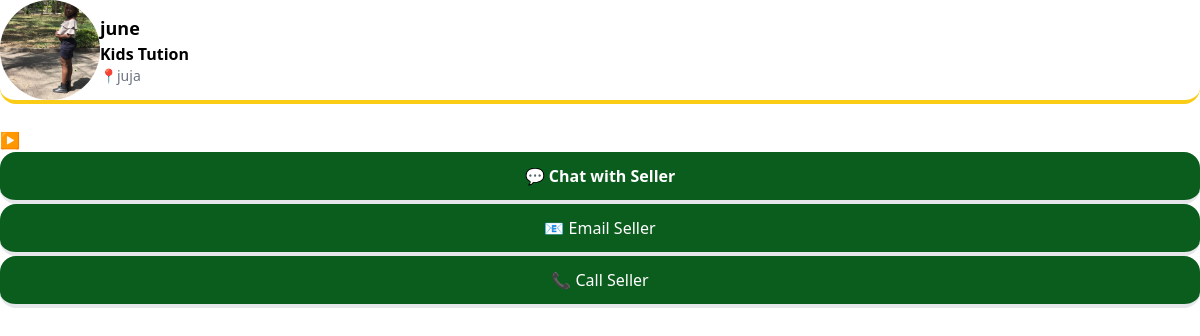
/service/7/, run on the app's committed database.
### services/models.py (models this page shows, shortened)
class Service(models.Model):
    user = models.ForeignKey(User,on_delete=models.CASCADE,related_name = "services")
    category = models.ForeignKey(ServiceCategory,on_delete=models.SET_NULL,null=True)
    service = models.CharField(max_length=100,blank=True)
    charging_rate = models.DecimalField(max_digits=50,decimal_places=2)

### authentication/models.py (models this page shows)
class User(AbstractUser):
    pass

class Profile(models.Model):
    user = models.OneToOneField(User, on_delete=models.CASCADE,null=True)
    username_or_businessname = models.CharField(max_length=100,blank=True)
    profile_pic =models.ImageField(upload_to='images/',default=None)
    location = models.CharField(max_length=100,blank=True)
    phone_number = PhoneNumberField(max_length=50,blank=True)

### services/views.py (the view)
# urls.py: path("service/<int:id>/", views.service_details, name="service_details"),
def service_details(request,id):
    service = get_object_or_404(Service, id=id)
    return render(request, "service_details.html", {"service": service})

### services/templates/service_details.html (shortened to what this page needs)
{% load static %}
<!DOCTYPE html>
<html lang="en">
<head>
    <link rel="stylesheet" href="{% static 'dist/style.css' %}">
</head>
<body class="bg-gray-50">
<div class="max-w-4xl mx-auto p-4">
    <div class="bg-white rounded-2xl shadow-md p-5 flex items-center gap-4 border-b-4 border-yellow">
        <img src="{{ service.user.profile.profile_pic.url }}" alt="{{ product.name }}" class="w-100 h-25 rounded-full object-cover" height=25 width=100>
        <div>
            <h2 class="font-bold text-lg">
                {{ service.user.username }}
            </h2>
            <p class="text-primary font-semibold">
                 {{ service.service }}
            </p>
            <p class="text-sm text-gray-500">
                📍{{ service.user.profile.location }}
            </p>
        </div>
    </div>
    <div class="mt-6 relative">
        <button onclick="prevSlide()" class="absolute left-2 top-1/2 -translate-y-1/2 bg-white p-2 rounded-full shadow">◀</button>
        <button onclick="nextSlide()" class="absolute right-2 top-1/2 -translate-y-1/2 bg-white p-2 rounded-full shadow">▶</button>
    </div>
    <div class="mt-6 space-y-8">
        <div class="bg-jungle rounded-2xl shadow-md p-5 flex items-center gap-4 border-b-4 border-primary">
            <a href="{% url 'messages' %}"
            class="block w-full text-center bg-primary text-white font-semibold py-3 rounded-xl">
                💬 Chat with Seller
            </a>
        </div>
        <div class="bg-jungle rounded-2xl shadow-md p-5 flex items-center gap-4 border-b-4 border-primary">
            <a href="mailto:{{ service.user.email }}"
            class="block w-full text-center bg-gray-800 text-white py-3 rounded-xl">
                📧 Email Seller
            </a>
        </div>
        <div class="bg-jungle rounded-2xl shadow-md p-5 flex items-center gap-4 border-b-4 border-primary">
            <a href="tel:{{ service.user.profile.phone_number }}"
            class="block w-full text-center bg-green-600 text-white py-3 rounded-xl">
                📞 Call Seller
            </a>
        </div>
    </div>
</div>
</body>
</html>

### data on the page
Service: user.profile.profile_pic (picture), user.username "june", service "Kids Tution", user.profile.location "juja"
